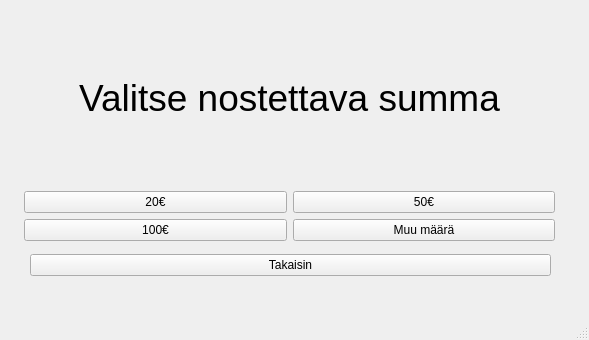
<?xml version="1.0" encoding="UTF-8"?>
<ui version="4.0">
 <class>MainWindow</class>
 <widget class="QMainWindow" name="MainWindow">
  <property name="geometry">
   <rect>
    <x>0</x>
    <y>0</y>
    <width>589</width>
    <height>340</height>
   </rect>
  </property>
  <property name="windowTitle">
   <string>MainWindow</string>
  </property>
  <widget class="QWidget" name="centralwidget">
   <widget class="QWidget" name="gridLayoutWidget">
    <property name="geometry">
     <rect>
      <x>24</x>
      <y>10</y>
      <width>531</width>
      <height>231</height>
     </rect>
    </property>
    <layout class="QGridLayout" name="gridLayout">
     <item row="3" column="0">
      <widget class="QPushButton" name="E100">
       <property name="text">
        <string>100€</string>
       </property>
      </widget>
     </item>
     <item row="3" column="1">
      <widget class="QPushButton" name="EMUU">
       <property name="text">
        <string>Muu määrä</string>
       </property>
      </widget>
     </item>
     <item row="2" column="0">
      <widget class="QPushButton" name="E20">
       <property name="text">
        <string>20€</string>
       </property>
      </widget>
     </item>
     <item row="2" column="1">
      <widget class="QPushButton" name="E50">
       <property name="text">
        <string>50€</string>
       </property>
      </widget>
     </item>
     <item row="1" column="0" colspan="2">
      <widget class="QLabel" name="label">
       <property name="font">
        <font>
         <pointsize>28</pointsize>
        </font>
       </property>
       <property name="text">
        <string>Valitse nostettava summa</string>
       </property>
       <property name="alignment">
        <set>Qt::AlignmentFlag::AlignCenter</set>
       </property>
      </widget>
     </item>
    </layout>
   </widget>
   <widget class="QWidget" name="verticalLayoutWidget">
    <property name="geometry">
     <rect>
      <x>30</x>
      <y>250</y>
      <width>521</width>
      <height>31</height>
     </rect>
    </property>
    <layout class="QVBoxLayout" name="verticalLayout">
     <item>
      <widget class="QPushButton" name="Takaisin">
       <property name="text">
        <string>Takaisin</string>
       </property>
      </widget>
     </item>
    </layout>
   </widget>
  </widget>
  <widget class="QMenuBar" name="menubar">
   <property name="geometry">
    <rect>
     <x>0</x>
     <y>0</y>
     <width>589</width>
     <height>21</height>
    </rect>
   </property>
  </widget>
  <widget class="QStatusBar" name="statusbar"/>
 </widget>
 <resources/>
 <connections/>
</ui>
